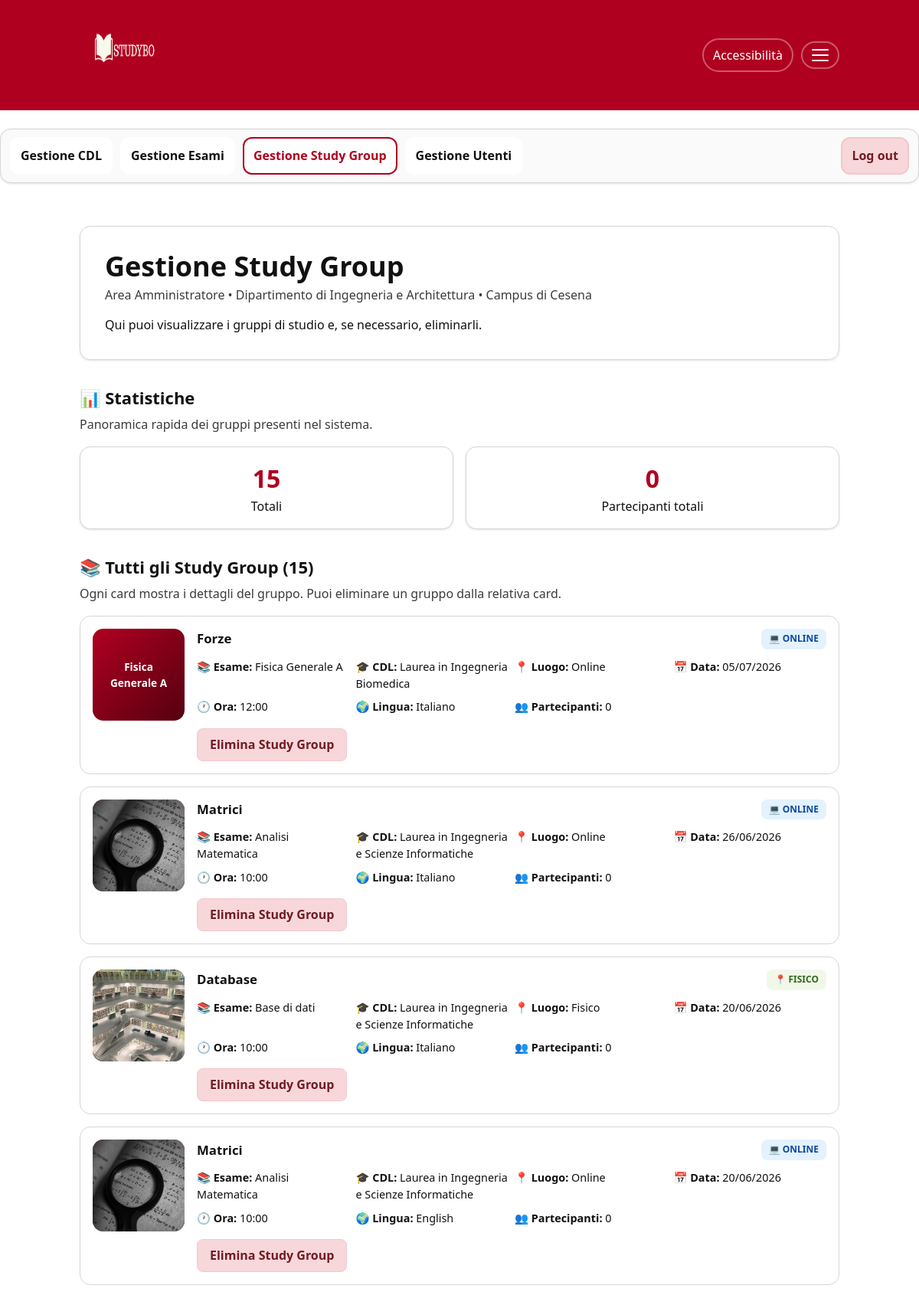
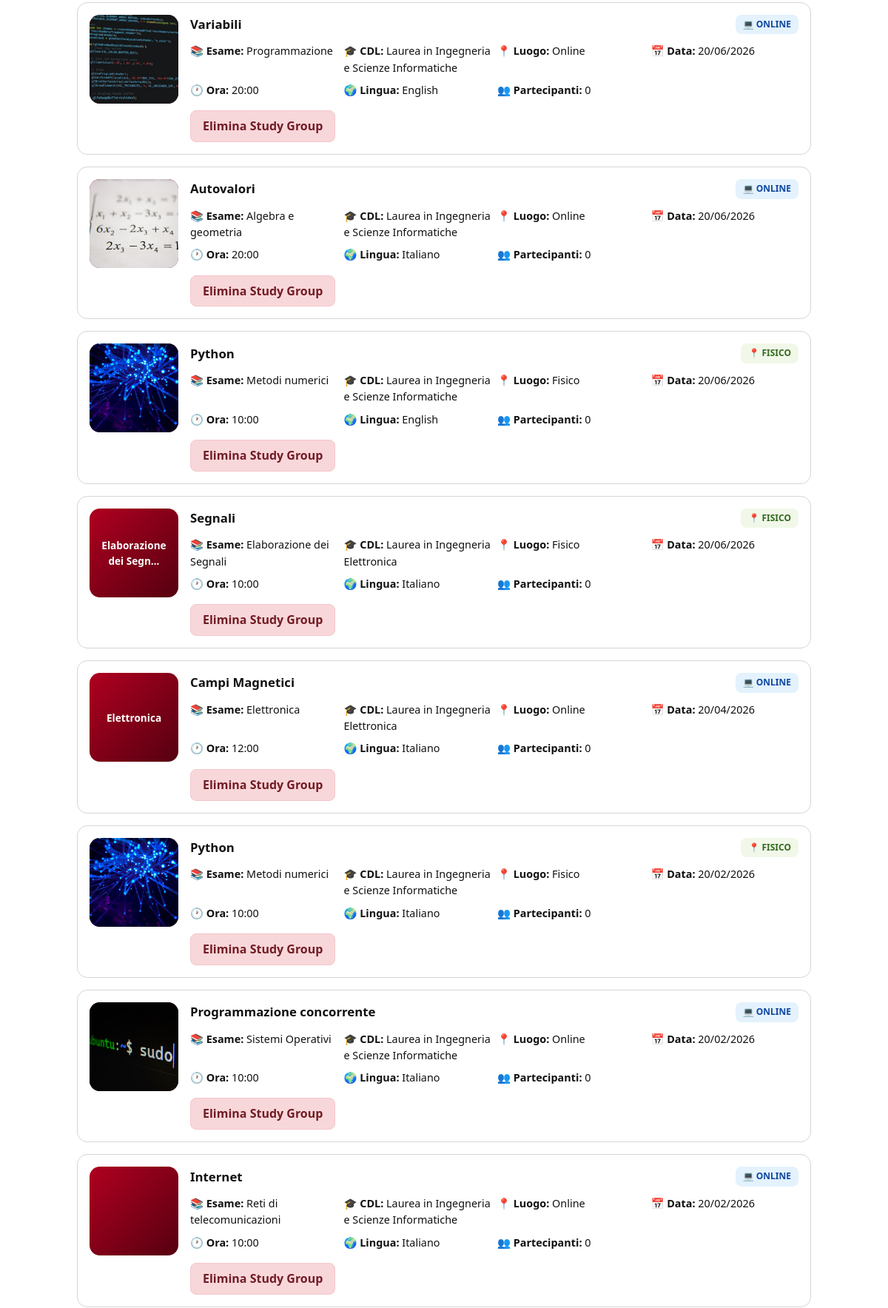
Page /gestioneStudyGroup.php (signed in, upper part) on the committed database (2 pictures, top to bottom).
### tables this page shows
CREATE TABLE `studygroup` (
  `idcdl` int(11) NOT NULL,
  `idesame` int(11) NOT NULL,
  `idstudygroup` int(11) NOT NULL,
  `idlingua` char(5) NOT NULL,
  `tema` char(30) NOT NULL,
  `luogo` char(20) NOT NULL,
  `dettaglioluogo` text NOT NULL,
  `data` date NOT NULL,
  `ora` time NOT NULL,
  `amministratoresg` char(100) NOT NULL
);

CREATE TABLE `esame` (
  `idcdl` int(11) NOT NULL,
  `idesame` int(11) NOT NULL,
  `nomeesame` char(100) NOT NULL,
  `annoesame` int(11) NOT NULL,
  `imgesame` char(100) NOT NULL,
  `principale` tinyint(1) NOT NULL
);

CREATE TABLE `cdl` (
  `idcdl` int(11) NOT NULL,
  `nomecdl` char(200) NOT NULL,
  `sede` char(30) NOT NULL,
  `img` char(100) NOT NULL,
  `durata` int(11) NOT NULL,
  `descrizionecdl` longtext NOT NULL
);

CREATE TABLE `lingua` (
  `idlingua` char(5) NOT NULL,
  `descrizionelingua` char(30) NOT NULL
);

### db/DatabaseHelper.php (called while the page is built, shortened)
<?php
class DatabaseHelper {
    private $db;
    public function __construct($servername, $username, $password, $dbname, $port){
        $this->db = new mysqli($servername, $username, $password, $dbname, $port);
    }
    public function getStudyGroupsWithDetails(){
        $query = "SELECT sg.*, e.nomeesame as NomeEsame, e.imgesame as ImgEsame, c.nomecdl as NomeCdl, l.descrizionelingua as NomeLingua
                  FROM studygroup sg
                  JOIN esame e ON sg.idesame = e.idesame AND sg.idcdl = e.idcdl
                  JOIN cdl c ON e.idcdl = c.idcdl
                  JOIN lingua l ON sg.idlingua = l.idlingua
                  ORDER BY sg.data DESC";
        return $this->db->query($query)->fetch_all(MYSQLI_ASSOC);
    }
}
?>

### gestioneStudyGroup.php (the view, shortened to what this page needs)
<?php
require_once 'db/DatabaseHelper.php';
if (!function_exists('e')) {
    function e(string $s): string {
        return htmlspecialchars($s, ENT_QUOTES, 'UTF-8');
    }
}
$db = new DatabaseHelper(DB_HOST, DB_USER, DB_PASS, DB_NAME, DB_PORT);
function formattaData(?string $data): string {
    $dataObj = DateTime::createFromFormat('Y-m-d', $data);
    return $dataObj ? $dataObj->format('d/m/Y') : $data;
}
function formattaOra(?string $ora): string {
    $oraObj = DateTime::createFromFormat('H:i:s', $ora);
    return $oraObj ? $oraObj->format('H:i') : $ora;
}
$studyGroups = $db->getStudyGroupsWithDetails();
$totali = is_array($studyGroups) ? count($studyGroups) : 0;
$partecipantiTot = 0;
if ($totali > 0) {
    foreach ($studyGroups as $sg) {
        $partecipantiTot += (int)($sg['Partecipanti'] ?? 0);
    }
}
?>
<!DOCTYPE html>
<html lang="it">
<head>
  <link rel="stylesheet" href="style.css">
</head>
<body>
  <?php include 'header.php'; ?>
  <?php include 'admin_nav.php'; ?>
  <main class="pagina" id="contenuto" role="main">
    <section class="hero" aria-labelledby="titolo-pagina">
      <h1 id="titolo-pagina" style="margin-top:0;">Gestione Study Group</h1>
      <p class="hero-meta" style="margin-top:6px;">
        Area Amministratore • Dipartimento di Ingegneria e Architettura • Campus di Cesena
      </p>
      <p class="hero-desc" style="margin-bottom:0;">
        Qui puoi visualizzare i gruppi di studio e, se necessario, eliminarli.
      </p>
    </section>
    <section class="sezione" aria-labelledby="stats-title">
      <div class="section-head">
        <h2 id="stats-title">📊 Statistiche</h2>
        <p class="section-hint">Panoramica rapida dei gruppi presenti nel sistema.</p>
      </div>
      <div class="stats-grid" role="list">
        <div class="stat-item" role="listitem">
          <div class="stat-number"><?= (int)$totali ?></div>
          <div class="stat-label">Totali</div>
        </div>
        <div class="stat-item" role="listitem">
          <div class="stat-number"><?= (int)$partecipantiTot ?></div>
          <div class="stat-label">Partecipanti totali</div>
        </div>
      </div>
    </section>
    <section class="sezione" aria-labelledby="lista-title">
      <div class="section-head">
        <h2 id="lista-title">📚 Tutti gli Study Group (<?= (int)$totali ?>)</h2>
        <p class="section-hint">Ogni card mostra i dettagli del gruppo. Puoi eliminare un gruppo dalla relativa card.</p>
      </div>
      <?php if (empty($studyGroups)): ?>
        <div class="scadenze-box">
          <p style="margin:0;">Nessuno Study Group presente.</p>
        </div>
      <?php else: ?>
        <?php foreach ($studyGroups as $sg): ?>
          <?php
            $tema = (string)($sg['tema'] ?? 'Study Group');
            $luogo = (string)($sg['luogo'] ?? '');
            $isOnline = stripos($luogo, 'online') !== false;
            $immagineEsame = (string)($sg['ImgEsame'] ?? '');
            $nomeEsame = (string)($sg['NomeEsame'] ?? '');
            $nomeCdl = (string)($sg['NomeCdl'] ?? '');
            $lingua = (string)($sg['NomeLingua'] ?? '');
            $partecipanti = (int)($sg['Partecipanti'] ?? 0);
            $dataFmt = formattaData($sg['data'] ?? null);
            $oraFmt  = formattaOra($sg['ora'] ?? null);
            $fallback = $nomeEsame !== '' ? $nomeEsame : $tema;
            if (function_exists('mb_strimwidth')) {
              $fallbackShort = mb_strimwidth($fallback, 0, 22, '…', 'UTF-8');
            } else {
              $fallbackShort = (strlen($fallback) > 22) ? (substr($fallback, 0, 21) . '…') : $fallback;
            }
          ?>
          <article class="card-sg" aria-label="Study Group: <?= e($tema) ?>">
            <div class="sg-image-container" aria-hidden="true">
              <?php if ($immagineEsame !== ''): ?>
                <img
                  src="<?= e($immagineEsame) ?>"
                  alt=""
                  loading="lazy"
                  decoding="async"
                  onerror="this.remove();"
                >
              <?php endif; ?>
              <span class="sg-fallback"><?= e($fallbackShort) ?></span>
            </div>
            <div class="sg-content">
              <div class="sg-title-row">
                <h3 class="sg-title"><?= e($tema) ?></h3>
                <span class="badge <?= $isOnline ? 'badge-online' : 'badge-fisico' ?>">
                  <?= $isOnline ? '💻 Online' : '📍 Fisico' ?>
                </span>
              </div>
              <div class="sg-info-grid" role="list">
                <div role="listitem"><strong>📚 Esame:</strong> <?= e($nomeEsame) ?></div>
                <div role="listitem"><strong>🎓 CDL:</strong> <?= e($nomeCdl) ?></div>
                <div role="listitem"><strong>📍 Luogo:</strong> <?= e($luogo) ?></div>
                <div role="listitem"><strong>📅 Data:</strong> <?= e($dataFmt) ?></div>
                <div role="listitem"><strong>🕐 Ora:</strong> <?= e($oraFmt) ?></div>
                <div role="listitem"><strong>🌍 Lingua:</strong> <?= e($lingua) ?></div>
                <div role="listitem"><strong>👥 Partecipanti:</strong> <?= (int)$partecipanti ?></div>
              </div>
              <form method="POST" class="sg-actions"
                    onsubmit="return confirm('Sei sicuro di voler eliminare questo Study Group?');">
                <button class="btn-delete" type="submit">Elimina Study Group</button>
              </form>
            </div>
          </article>
        <?php endforeach; ?>
      <?php endif; ?>
    </section>
  </main>
</body>
</html>

### style.css (style rules this page uses)
:root { --bg: #ffffff; --text: #111111; --muted: #3b3b3b; --border: #d6d6d6; --surface: #ffffff; --surface-2: #fafafa; --light-gray: #f7f7f7; --brand-dark: #8b0018; --text-main: var(--text); --text-muted: var(--muted); --bg-white: var(--bg); --footer-bg: var(--bg); --brand: #B00020; --brand-contrast: #ffffff; --link: #0b57d0; --radius: 14px; --shadow: 0 1px 3px rgba(0,0,0,.12); --maxw: 1040px; --font: system-ui, -apple-system, Segoe UI, Roboto, Arial, sans-serif; --font-scale: 1; --space-1: 8px; --space-2: 12px; --space-3: 16px; --space-4: 24px; --space-5: 32px; }
* { box-sizing: border-box; }
html { font-size: calc(16px * var(--font-scale)); font-family: var(--font); color: var(--text); background: var(--bg); }
body { margin: 0; line-height: 1.55; }
img { max-width: 100%; height: auto; display: block; }
button { font: inherit; }
.pagina { max-width: var(--maxw); margin: 0 auto; padding: var(--space-5) var(--space-4); }
.hero { padding: var(--space-5); border: 1px solid var(--border); border-radius: var(--radius); box-shadow: var(--shadow); }
.hero h1 { margin: 0 0 6px 0; font-size: clamp(28px, 3vw, 40px); line-height: 1.1; }
.hero-meta { margin: 0 0 14px 0; color: var(--muted); }
.hero-desc { margin: 0 0 18px 0; max-width: 62ch; }
.sezione { margin-top: var(--space-5); }
.section-head h2 { margin: 0 0 6px 0; font-size: 22px; }
.section-hint { margin: 0 0 var(--space-3) 0; color: var(--muted); max-width: 70ch; }
.stats-grid { display: grid; grid-template-columns: repeat(auto-fit, minmax(150px, 1fr)); gap: var(--space-3); margin-bottom: var(--space-4); }
.stat-item { background: var(--bg); border: 1px solid var(--border); padding: var(--space-3); border-radius: var(--radius); text-align: center; box-shadow: var(--shadow); }
.stat-number { font-size: 2rem; font-weight: 800; color: var(--brand); }
.card-sg { display: flex; gap: var(--space-3); background: var(--bg); border: 1px solid var(--border); border-radius: var(--radius); padding: var(--space-3); margin-bottom: var(--space-3); transition: transform 0.2s; }
.sg-image-container { width: 120px; height: 120px; flex-shrink: 0; border-radius: var(--radius); overflow: hidden; background: linear-gradient(135deg, var(--brand) 0%, #550010 100%); }
.sg-image-container img { width: 100%; height: 100%; object-fit: cover; }
.sg-content { flex: 1; }
.sg-info-grid { display: grid; grid-template-columns: repeat(auto-fit, minmax(180px, 1fr)); gap: 8px; margin: 12px 0; font-size: 0.9rem; }
.badge { padding: 4px 10px; border-radius: 8px; font-size: 0.75rem; font-weight: 700; text-transform: uppercase; }
.badge-online { background: #e3f2fd; color: #0d47a1; }
.badge-fisico { background: #f1f8e9; color: #33691e; }
.btn-delete { background: #f8d7da; color: #721c24; border: 1px solid #f5c6cb; padding: 8px 16px; border-radius: 8px; cursor: pointer; font-weight: 600; }
.sg-title-row { display:flex; align-items:center; justify-content:space-between; gap:12px; flex-wrap:wrap; }
.sg-title { margin:0; font-size: 1.05rem; }
.sg-actions { margin-top: var(--space-3); }
.sg-image-container { position: relative; }
.sg-fallback { position:absolute; inset:0; display:flex; align-items:center; justify-content:center; padding: 10px; text-align:center; color:#fff; font-weight:800; font-size: .85rem; }

### rows in the picture
studygroup: esame.nomeesame "Fisica Generale A", tema "Forze", shows "💻 ONLINE", cdl.nomecdl "Laurea in Ingegneria Biomedica", luogo "Online", data "05/07/2026", ora "12:00", idlingua.descrizionelingua "Italiano", partecipanti "0"
studygroup: esame.imgesame (picture), tema "Matrici", shows "💻 ONLINE", esame.nomeesame "Analisi Matematica", cdl.nomecdl "Laurea in Ingegneria e Scienze Informatiche", luogo "Online", data "26/06/2026", ora "10:00", idlingua.descrizionelingua "Italiano", partecipanti "0"
studygroup: esame.imgesame (picture), tema "Database", shows "📍 FISICO", esame.nomeesame "Base di dati", cdl.nomecdl "Laurea in Ingegneria e Scienze Informatiche", luogo "Fisico", data "20/06/2026", ora "10:00", idlingua.descrizionelingua "Italiano", partecipanti "0"
studygroup: esame.imgesame (picture), tema "Matrici", shows "💻 ONLINE", esame.nomeesame "Analisi Matematica", cdl.nomecdl "Laurea in Ingegneria e Scienze Informatiche", luogo "Online", data "20/06/2026", ora "10:00", idlingua.descrizionelingua "English", partecipanti "0"
studygroup: esame.imgesame (picture), tema "Variabili", shows "💻 ONLINE", esame.nomeesame "Programmazione", cdl.nomecdl "Laurea in Ingegneria e Scienze Informatiche", luogo "Online", data "20/06/2026", ora "20:00", idlingua.descrizionelingua "English", partecipanti "0"
studygroup: esame.imgesame (picture), tema "Autovalori", shows "💻 ONLINE", esame.nomeesame "Algebra e geometria", cdl.nomecdl "Laurea in Ingegneria e Scienze Informatiche", luogo "Online", data "20/06/2026", ora "20:00", idlingua.descrizionelingua "Italiano", partecipanti "0"
studygroup: esame.imgesame (picture), tema "Python", shows "📍 FISICO", esame.nomeesame "Metodi numerici", cdl.nomecdl "Laurea in Ingegneria e Scienze Informatiche", luogo "Fisico", data "20/06/2026", ora "10:00", idlingua.descrizionelingua "English", partecipanti "0"
studygroup: esame.nomeesame "Elaborazione dei Segn…", tema "Segnali", shows "📍 FISICO", esame.nomeesame "Elaborazione dei Segnali", cdl.nomecdl "Laurea in Ingegneria Elettronica", luogo "Fisico", data "20/06/2026", ora "10:00", idlingua.descrizionelingua "Italiano", partecipanti "0"
studygroup: esame.nomeesame "Elettronica", tema "Campi Magnetici", shows "💻 ONLINE", cdl.nomecdl "Laurea in Ingegneria Elettronica", luogo "Online", data "20/04/2026", ora "12:00", idlingua.descrizionelingua "Italiano", partecipanti "0"
studygroup: esame.imgesame (picture), tema "Python", shows "📍 FISICO", esame.nomeesame "Metodi numerici", cdl.nomecdl "Laurea in Ingegneria e Scienze Informatiche", luogo "Fisico", data "20/02/2026", ora "10:00", idlingua.descrizionelingua "Italiano", partecipanti "0"
studygroup: esame.imgesame (picture), tema "Programmazione concorrente", shows "💻 ONLINE", esame.nomeesame "Sistemi Operativi", cdl.nomecdl "Laurea in Ingegneria e Scienze Informatiche", luogo "Online", data "20/02/2026", ora "10:00", idlingua.descrizionelingua "Italiano", partecipanti "0"
studygroup: esame.imgesame (picture), tema "Internet", shows "💻 ONLINE", esame.nomeesame "Reti di telecomunicazioni", cdl.nomecdl "Laurea in Ingegneria e Scienze Informatiche", luogo "Online", data "20/02/2026", ora "10:00", idlingua.descrizionelingua "Italiano", partecipanti "0"

### other values in the picture
$l['label'] "Gestione CDL"
$l['label'] "Gestione Esami"
$l['label'] "Gestione Study Group"
$l['label'] "Gestione Utenti"
$totali "15"
$partecipantiTot "0"
